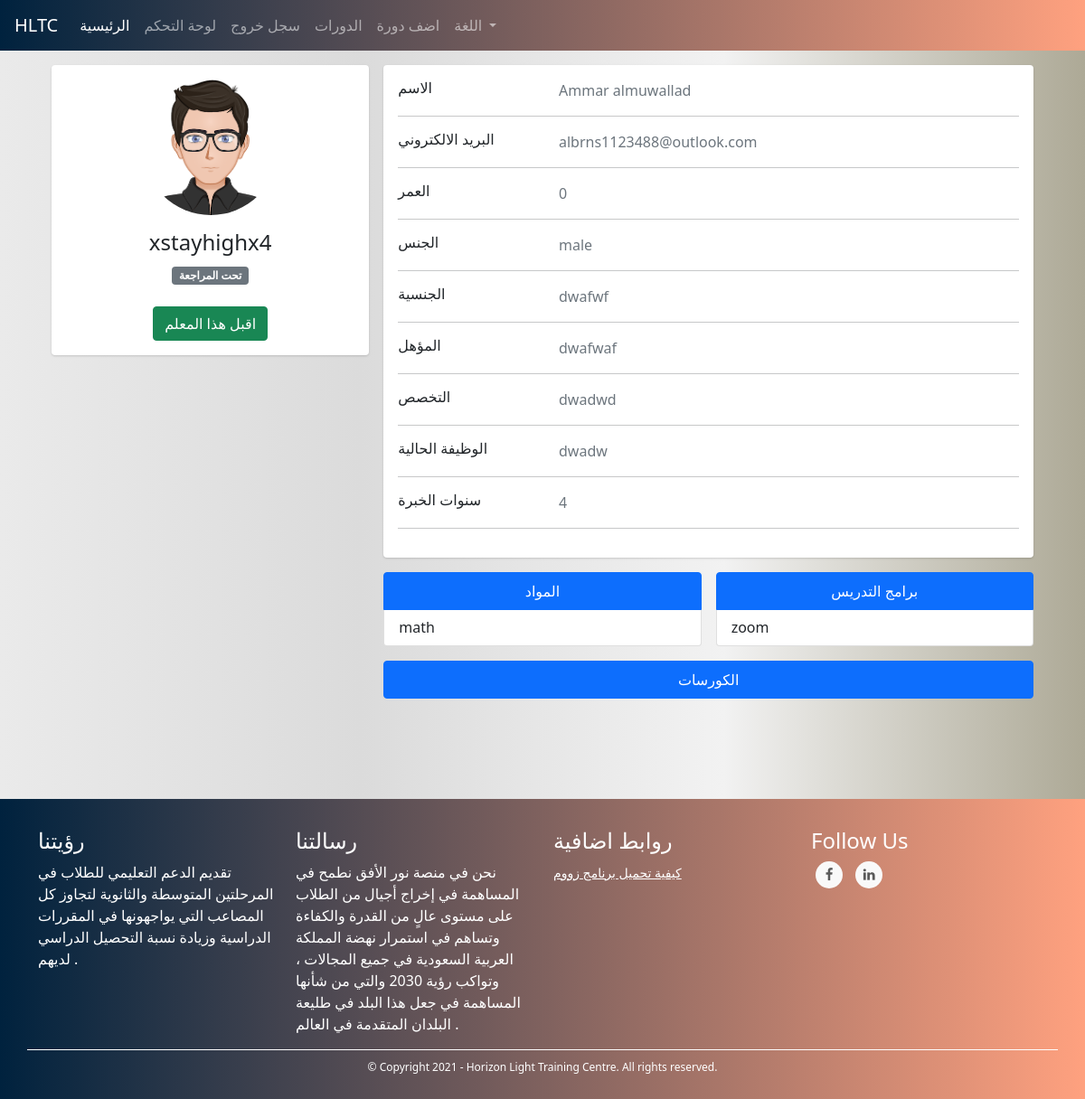
Before: /admins/user/3 (signed in) with the older database file.
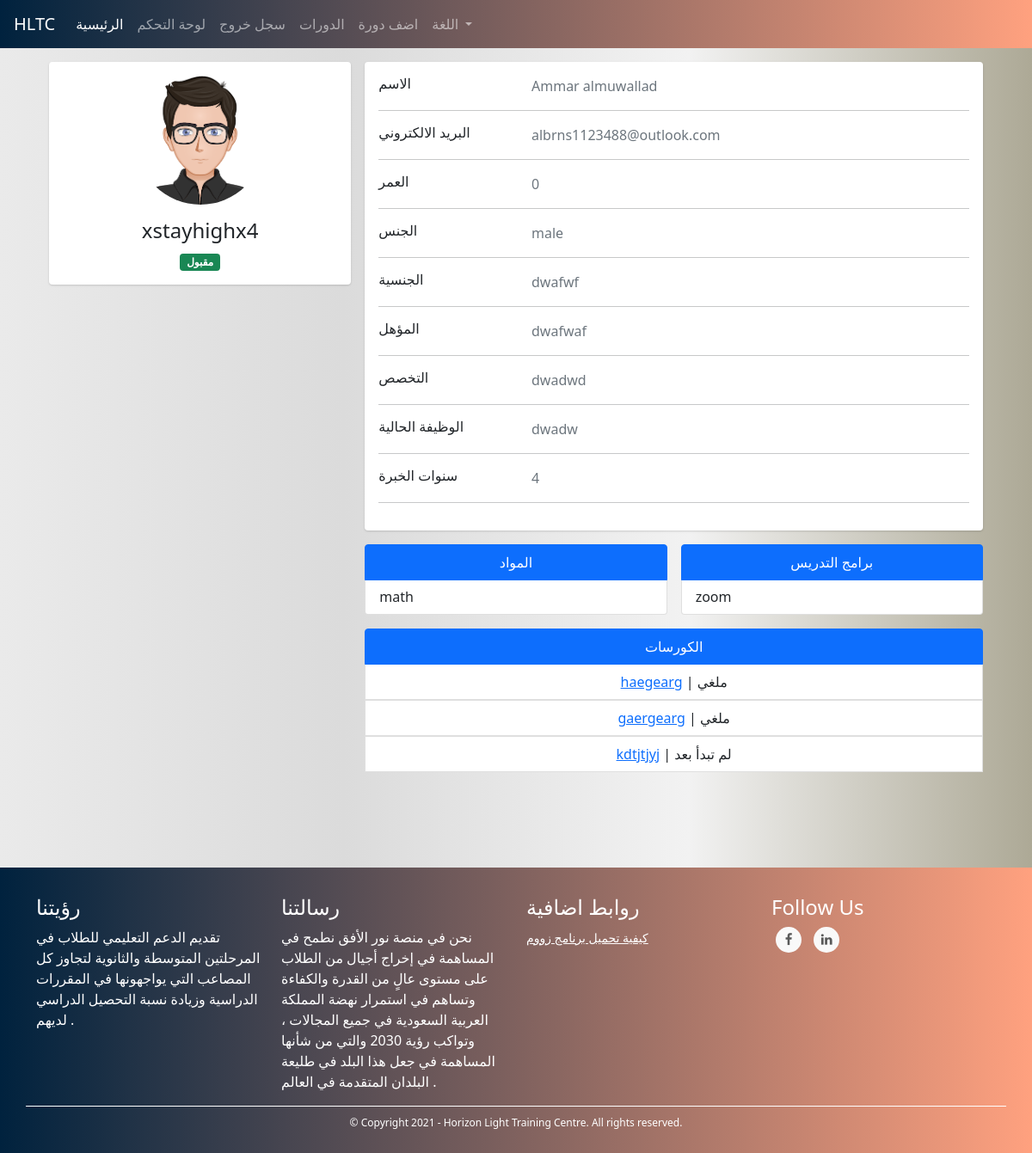
After: the same page with the newer database file.
### TUTOR/models.py (models this page shows, shortened)
class CourseModel(db.Model):
    id = db.Column(db.Integer, primary_key=True)
    name = db.Column(db.String(130), nullable=False)
    description = db.Column(db.String(1000), nullable=False)
    subject = db.Column(db.String(), nullable=False)
    price = db.Column(db.Integer, nullable=False)
    min_students = db.Column(db.Integer, nullable=False)
    max_students = db.Column(db.Integer, nullable=False)
    currency = db.Column(db.String(3), nullable=False)
    began = db.Column(db.Boolean, nullable=False, default=False)
    ended = db.Column(db.Boolean, nullable=False, default=False)
    course_type = db.Column(db.Integer, nullable=False) # 1 for start when min number # 2 for start with min and date
    _period = db.Column(db.Integer, nullable=True) # days
    _start_date = db.Column(db.DateTime, nullable=True)
    _end_date = db.Column(db.DateTime, nullable=True)
    links = db.Column(db.String(), nullable=False) # {"zoom_for_tutor": "link", "zoom_for_students": "link", ...}
    weekly_time_table_json  = db.Column(db.String(1000), nullable=False) # {"saturday": {"from": ..., "to": ...}, ...}
    _state = db.Column(db.String(), nullable=False, default=json.dumps({"state_code": 1, "state_string": "لم تبدأ بعد", "allowed_actions": ["join", "view", "start", "cancel"]})) # {"state_code": 2, "state_string": "قائم", "allowed_actions": ["view", "end"]} {"state_code": 3, "state_string": "انتهى", "allowed_actions": ["delete"]} {"state_code": 4, "state_string": "ملغي", "allowed_actions": ["delete"]}
    number_of_students_paid = db.Column(db.Integer, nullable=False, default=0)
    have_sent_first_payment_emails = db.Column(db.Boolean, nullable=False, default=False)
    created_by_admin = db.Column(db.Boolean, nullable=False)
    creation_date = db.Column(db.DateTime, nullable=False, default=datetime.utcnow)
    payment_model = db.relationship('PaymentModel', backref='course', uselist=False)
    tutor_data_model_id = db.Column(db.Integer, db.ForeignKey('tutor_data_model.id'),
        nullable=False)
    def link(self, name):
        return json.loads(self.links)[name]
    @property
    def state(self): # hold the course's state for example (is it runnung or hasn't began yet...) this helps with determaning what to do with the couse next for example (if it's running we should look into if it should end)
        return json.loads(self._state)
    def start(self):
        self.began = True
        self._state = json.dumps({"state_code": 2, "state_string": "قائم", "allowed_actions": ["view", "end", "cancel"]})
        if self.course_type == 1:
            now = datetime.date(datetime.utcnow())
            self._start_date = now
            self._end_date = now + timedelta(days=self.period)
        db.session.commit()
        for sdm in self.students: # the paymetn is when a student joins not when the course begins bcz the course wont begin if students didn't pay
            send_student_course_start_email(sdm.user, self)
        send_tutor_course_start_email(self.tutor.user, self)
        return True
    def end(self):
        self.ended = True
        self._state = json.dumps({"state_code": 3, "state_string": "انتهى", "allowed_actions": ["delete"]})
        db.session.commit()
        for sdm in self.students:
            send_student_course_ended_email(sdm.user, self)
        send_tutor_course_ended_email(self.tutor.user, self)
        return True
    def cancel(self):
        self._state = json.dumps({"state_code": 4, "state_string": "ملغي", "allowed_actions": ["delete"]})
        db.session.commit()
        self.payment_model.refund_all()
        for sdm in self.students:
            send_student_course_canceled_email(sdm.user, self)
        send_tutor_course_canceled_email(self.tutor.user, self)

### TUTOR/ADMINISTRATION/routes.py (the view)
@admins_blueprint.route("/admins/user/<user_id>", methods=["GET"])
@login_required(ADMIN_TYPES)
def user_detailed_view(user_id): # admin only
    user = UserModel.query.get(user_id)
    user_type = user.user_type
    if user_type == "tutor":
        return render_template("admins/users/new_tutor.html", user=user)
    elif user_type == "student":
        return render_template("admins/users/new_student.html", user=user)
    elif user_type in ADMIN_TYPES:
        return render_template("admins/users/new_admin.html", user=user)

### TUTOR/ADMINISTRATION/routes.py (called while the page is built)
@admins_blueprint.context_processor
def utility_processor():
    return dict(get_language_text=LngObj.get_language_text, get_current_page_language_list=LngObj.get_current_page_language_list, languages=LANGUAGES, admin_types=ADMIN_TYPES, settings=SiteSettingsModel.instance())

### TUTOR/models.py (called while the page is built)
@login_manager.user_loader
def load_user(user_id):
    return UserModel.query.get(int(user_id))

    @property
    def full_name(self):
        return self.first_name + " " + self.last_name

    @property
    def gender(self):
        return "male" if self._gender else "female"

    @property
    def age(self):
        return int((datetime.date(datetime.utcnow()) - datetime.date(self.date_of_birth)).days / 365)

    @property
    def subjects(self):
        return json.loads(self._subjects)

    @property
    def tools_used_for_online_tutoring(self):
        return json.loads(self._tools_used_for_online_tutoring)

    @classmethod
    def instance(cls):
        return cls.query.get(1)

### TUTOR/templates/admins/users/new_tutor.html (shortened to what the changed rows need)
{% extends "template.html" %}
{% block content %}
<link rel="stylesheet" href="{{ url_for('static', filename='css/students/profile.css') }}">
<div class="container">
    <div class="main-body">
          <div class="row gutters-sm">
            <div class="col-md-4 mb-3">
              <div class="card">
                <div class="card-body">
                  <div class="d-flex flex-column align-items-center text-center">
                    <div class="mt-3">
                      <h4>{{ user.username }}</h4>
                      {% if user.tutor_data_model.is_accepted %}
                      <span class="badge bg-success">مقبول</span>
                      {% else %}
                      <span class="badge bg-secondary">تحت المراجعة</span>
                      <br><br>
                      <a href="{{ url_for('admins_blueprint.accept_tutor', tutor_id=user.tutor_data_model.id) }}"><button type="button" class="btn btn-success">اقبل هذا المعلم</button></a>
                      {% endif %}
                    </div>
                  </div>
                </div>
              </div>
            </div>
            <div class="col-md-8">
              <div class="row gutters-sm">
                <div class="col-sm-6 mb-3">
                    <ul class="list-group">
                        <li class="list-group-item active" aria-current="true"><center>المواد</center></li>
                        {% for subject in user.tutor_data_model.subjects %}
                        <li class="list-group-item">{{ subject }}</li>
                        {% endfor %}
                      </ul>
                </div>
                <div class="col-sm-6 mb-3">
                    <ul class="list-group">
                        <li class="list-group-item active" aria-current="true"><center>برامج التدريس</center></li>
                        {% for tool in user.tutor_data_model.tools_used_for_online_tutoring %}
                        <li class="list-group-item">{{ tool }}</li>
                        {% endfor %}
                      </ul>
                </div>
              <div class="col-sm-12 mb-6">
                <ul class="list-group">
                    {% for course in user.tutor_data_model.courses %}
                    <center><li class="list-group-item"><a href="{{ url_for('courses_blueprint.course', course_id=course.id) }}">{{ course.name }}</a> | {{ course.state.state_string }}</li></center>
                    {% endfor %}
                  </ul>
            </div>
        </div>
            </div>
          </div>
        </div>
    </div>
    <br><br><br><br>
{% endblock %}

Changed rows visible on the page:
changed TutorDataModel "dwafwf": is_accepted False → True (drawn)
added CourseModel: name "haegearg", state.state_string "ملغي"
added CourseModel: name "gaergearg", state.state_string "ملغي"
added CourseModel: name "kdtjtjyj", state.state_string "لم تبدأ بعد"
Other visible differences:
text no longer shown: "تحت المراجعة اقبل هذا المعلم"
text now shown: "مقبول"
